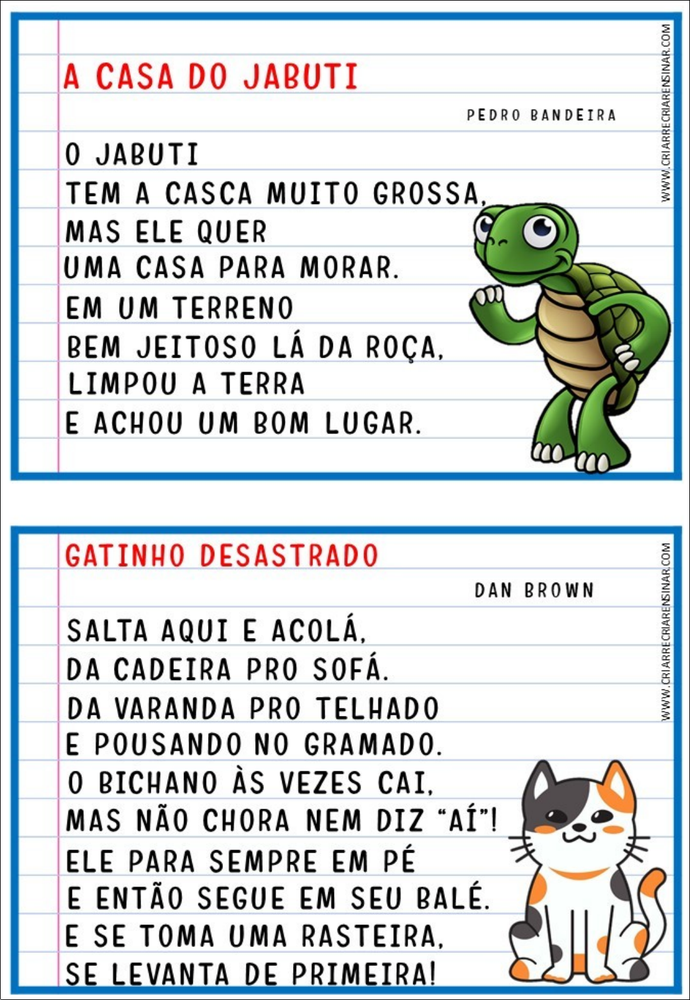
#> input picture inputs/bg1.png, 690 x 1000 px, shrunk from 1095 x 1588 before the run; its folder holds only this picture in this run
$ python recognize_text.py
#> lines starting #> are read from the running program, lines starting #| are printed output that depends on the picture
import cv2
import pytesseract
from PIL import Image
import os

# Define o caminho do executável do Tesseract
pytesseract.pytesseract.tesseract_cmd = r'C:\Program Files\Tesseract-OCR\tesseract.exe'

# Diretório das imagens de entrada
input_dir = 'inputs'
# Diretório do texto de sa'ida
output_dir = 'output'

# Cria o diretório de saída se não existir
os.makedirs(output_dir, exist_ok=True)

# Iterar sobre as imagens no diretório de entrada
for image_name in os.listdir(input_dir):
    image_path = os.path.join(input_dir, image_name)

    # Ler a imagem
    image = cv2.imread(image_path)
#> image is the input picture: shape (1000, 690, 3); mean B, G, R 217.6, 216.1, 210.9

    # Converter a imagem para cinza
    gray_image = cv2.cvtColor(image, cv2.COLOR_BGR2GRAY)
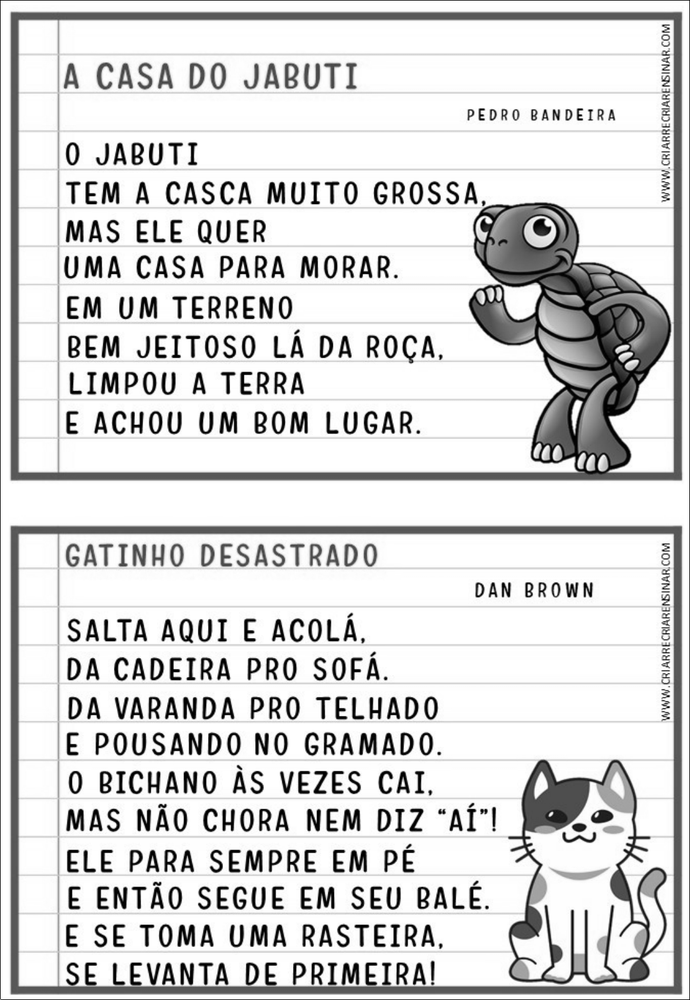
#> gray_image: shape (1000, 690); min 0, max 255, mean 214.7

    # Aplicar OCR na imagem
#> (the run stopped early here; a loop or call above may not have finished)
